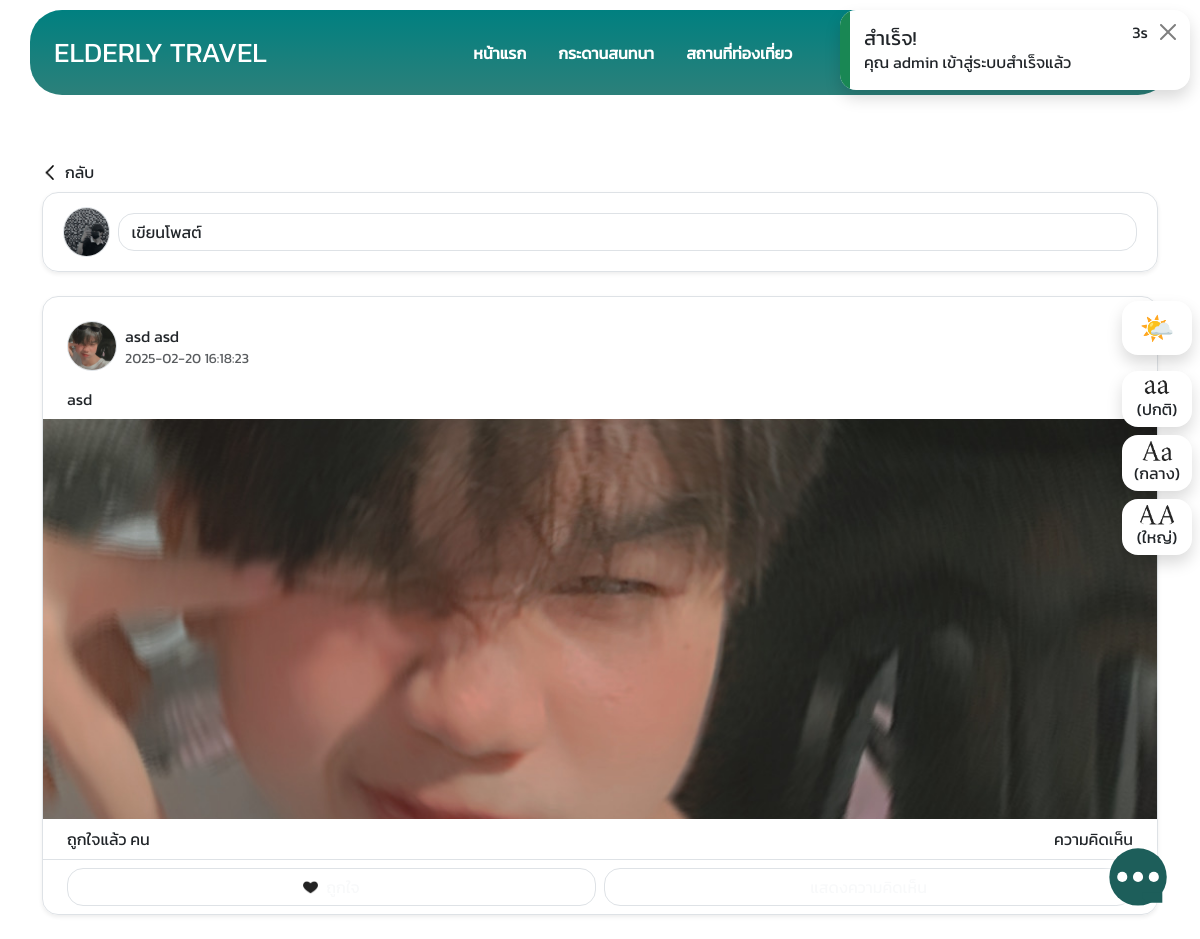
The page /posts.php (signed in) on the database its author committed.
### tables this page shows
CREATE TABLE `users` (
  `user_id` int(11) NOT NULL,
  `firstname` varchar(150) NOT NULL,
  `lastname` varchar(150) NOT NULL,
  `email` varchar(150) NOT NULL,
  `password` varchar(60) NOT NULL,
  `image` varchar(150) NOT NULL DEFAULT 'default-profile.png',
  `role` enum('user','admin','doctor') NOT NULL DEFAULT 'user',
  `active_status` enum('online','offline') NOT NULL DEFAULT 'offline',
  `created_at` timestamp NOT NULL DEFAULT current_timestamp(),
  `updated_at` timestamp NULL DEFAULT NULL ON UPDATE current_timestamp()
);

CREATE TABLE `posts` (
  `post_id` int(11) NOT NULL,
  `user_id` int(11) NOT NULL,
  `text` varchar(255) NOT NULL,
  `image` varchar(150) DEFAULT NULL,
  `created_at` timestamp NOT NULL DEFAULT current_timestamp(),
  `updated_at` timestamp NULL DEFAULT NULL ON UPDATE current_timestamp()
);

### src/posts.php (the view, shortened to what this page needs)
<?php
require_once("config.php");
$row = null;
if (isset($_SESSION["user_login"])) {
    $row = sql("SELECT * FROM users WHERE user_id = ?", [$_SESSION["user_login"]])->fetch();
} elseif (isset($_SESSION["admin_login"])) {
    $row = sql("SELECT * FROM users WHERE user_id = ?", [$_SESSION["admin_login"]])->fetch();
}
?>
<!DOCTYPE html>
<html lang="en">
<head>
    <?php require_once("link.php"); ?>
</head>
<body>
    <?php
    require_once("components/nav.php");
    require_once("components/popChats.php");
    require_once("components/options.php");
    ?>
    <div class='container' style='margin-top:10rem'>
        <div class='border shadow-sm mt-2 rounded-xl mb-4 p-2'>
            <?php
            if (isLogin()) { ?>
                <div data-bs-toggle='modal' data-bs-target='#addPost' class='d-flex align-items-center gap-2 btn btn-outline-light border-0'>
                    <img src="<?= imagePath("user_images", $row["image"]); ?>" width='50px' height='50px' class='rounded-circle object-fit-cover border'>
                    <div class="form-control text-start">เขียนโพสต์</div>
                </div>
            <?php } ?>
        </div>
        <?php
        $fetchPosts = sql("SELECT *,posts.image as post_image,posts.created_at as post_created_at FROM posts LEFT JOIN users ON posts.user_id = users.user_id ORDER BY post_created_at DESC");
        if ($fetchPosts->rowCount() > 0) {
            while ($post = $fetchPosts->fetch()) { ?>
                <div class='border shadow-sm rounded-xl mb-4'>
                    <div class='pb-2 px-4 pt-4 d-flex justify-content-between align-items-center'>
                        <div class='d-flex align-items-center gap-2'>
                            <img src="<?= imagePath("user_images", $post["image"]); ?>" width='50px' height='50px' class='rounded-circle object-fit-cover border'>
                            <div class='d-flex flex-column'>
                                <div>
                                    <?= $post["firstname"] ?> <?= $post["lastname"] ?>
                                </div>
                                <div class='text-muted' style='font-size:14px'><?= $post["post_created_at"] ?></div>
                            </div>
                        </div>
                    </div>
                    <div class='px-4 py-2'>
                        <?= $post["text"] ?>
                    </div>
                    <?php if ($post["post_image"] !== null) { ?>
                        <img src="<?= imagePath("post_images", $post["post_image"]) ?>" width='100%' height='400px' class='object-fit-cover'>
                    <?php } ?>
                    <div class='p-2 px-4 d-flex justify-content-between'>
                        <div>ถูกใจแล้ว <span id="like-count-id-<?= $post["post_id"] ?>"></span> คน</div>
                        <div>ความคิดเห็น <span id="comment-count-id-<?= $post["post_id"] ?>"></span></div>
                    </div>
                    <?php
                    $post_like = sql("SELECT * FROM post_likes WHERE post_id = ?", [$post["post_id"]])->fetch();
                    ?>
                    <?php
                    if (isLogin()) { ?>
                        <div class='p-2 px-4 d-flex justify-content-between border-top gap-2'>
                            <button type='button' onclick="likePost($(this),'<?= $post['post_id'] ?>')" class='btn <?= ($row && $post_like) && $row["user_id"] == $post_like["user_id"] ? "btn-teal" : "btn-outline-light" ?>  w-100 border d-flex align-items-center gap-2 justify-content-center'>
                                <img src="<?= ($row && $post_like) && $row["user_id"] == $post_like["user_id"] ? imagePath("web_images/icons", "heart-red.png") : imagePath("web_images/icons", "heart-black.png") ?> " width='15px' height='15px' class='object-fit-cover svg-icon'>
                                <div><?= ($row && $post_like) && $row["user_id"] == $post_like["user_id"] ? "ถูกใจแล้ว" : "ถูกใจ" ?></div>
                            </button>
                            <button type='button' data-bs-toggle='modal' data-bs-target='#commentModel-<?= $post['post_id'] ?>' class='btn btn-outline-light w-100 border'>แสดงความคิดเห็น</button>
                        </div>
                    <?php } ?>
                </div>
            <?php }
        } else { ?>
            <h5 class='text-center text-muted'>ยังไม่มีกระทู้ในขณะนี้...</h5>
        <?php } ?>
    </div>
</body>
</html>

### src/libs/style.css (style rules this page uses)
:root { --black-light: #212529; --teal: teal; --teal2: rgb(15, 136, 136); --teal-light: rgb(25, 155, 155); }
body { font-family: "Kanit", serif; font-weight: 400; }
.rounded-xl { border-radius: 1rem !important; }
.object-fit-cover { object-fit: cover; }
.btn { border-radius: 1rem !important; }
.svg-icon { filter: invert(0); }

### rows shown on the page
users: image (picture)
posts: user.image (picture), user.firstname "asd", user.lastname "asd", created_at "2025-02-20 16:18:23", text "asd", image (picture)

### other values the page prints
$_SESSION[$type][0] "สำเร็จ!"
$_SESSION[$type][1] "คุณ admin เข้าสู่ระบบสำเร็จแล้ว"
